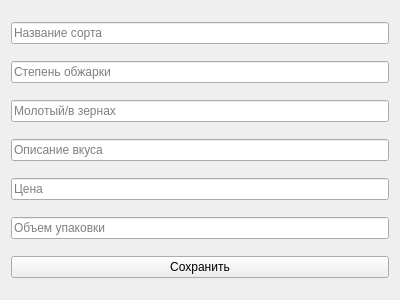
<?xml version="1.0" encoding="UTF-8"?>
<ui version="4.0">
 <class>AddEditCoffeeForm</class>
 <widget class="QWidget" name="AddEditCoffeeForm">
  <property name="geometry">
   <rect>
    <x>0</x>
    <y>0</y>
    <width>400</width>
    <height>300</height>
   </rect>
  </property>
  <property name="windowTitle">
   <string>Редактировать кофе</string>
  </property>
  <layout class="QVBoxLayout" name="verticalLayout">
   <item>
    <widget class="QLineEdit" name="nameLineEdit">
     <property name="placeholderText">
      <string>Название сорта</string>
     </property>
    </widget>
   </item>
   <item>
    <widget class="QLineEdit" name="roastLineEdit">
     <property name="placeholderText">
      <string>Степень обжарки</string>
     </property>
    </widget>
   </item>
   <item>
    <widget class="QLineEdit" name="grindLineEdit">
     <property name="placeholderText">
      <string>Молотый/в зернах</string>
     </property>
    </widget>
   </item>
   <item>
    <widget class="QLineEdit" name="descriptionLineEdit">
     <property name="placeholderText">
      <string>Описание вкуса</string>
     </property>
    </widget>
   </item>
   <item>
    <widget class="QLineEdit" name="priceLineEdit">
     <property name="placeholderText">
      <string>Цена</string>
     </property>
    </widget>
   </item>
   <item>
    <widget class="QLineEdit" name="volumeLineEdit">
     <property name="placeholderText">
      <string>Объем упаковки</string>
     </property>
    </widget>
   </item>
   <item>
    <widget class="QPushButton" name="saveButton">
     <property name="text">
      <string>Сохранить</string>
     </property>
    </widget>
   </item>
  </layout>
 </widget>
 <resources/>
 <connections/>
</ui>
